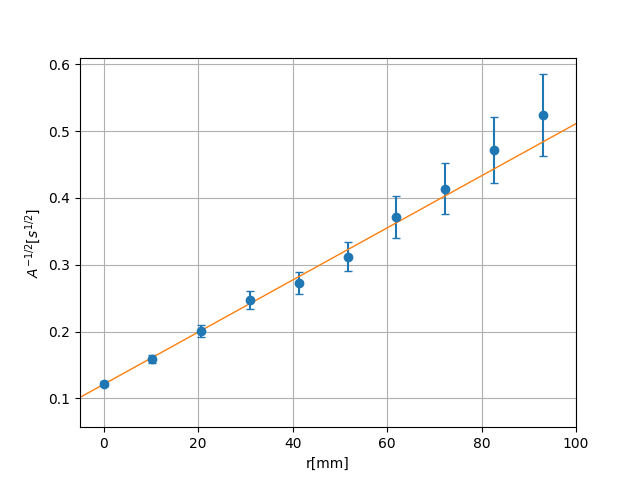

Recreate this plot in Python.
import numpy as np
import matplotlib.pyplot as plt
from scipy.optimize import curve_fit


r = np.array([0,10.3,20.7,31,41.3,51.7,62,72.3,82.7,93])
N=np.array([1209,1090,1066,1062,831,756,670,644,583,528,456,386,277,267,178,134,102,80,78,71,65])
A = np.array([67.1,39.75,24.8,16.4,13.5,10.3,7.25,5.85,4.5,3.65])
a=1/(np.sqrt(A))
y=1/(np.sqrt(20)*A)
x = np.linspace(-10, 110, 5)

func = lambda t, K, R: K*t + R
p, c = curve_fit(func, r, a, sigma=y, absolute_sigma=True)

napake = c[0][0]**0.5 , c[1][1]**0.5
print(p, napake)

fig, ax = plt.subplots()

plt.xlabel("r[mm]")
plt.ylabel(r'$A^{-1/2}[s^{1/2}]$')
plt.xlim(-5,100)

ax.errorbar(r, a, yerr=y, capsize=3, marker="o", ls="")
ax.plot(x, func(x, *p), linewidth=1)
ax.grid(True)

plt.show()
